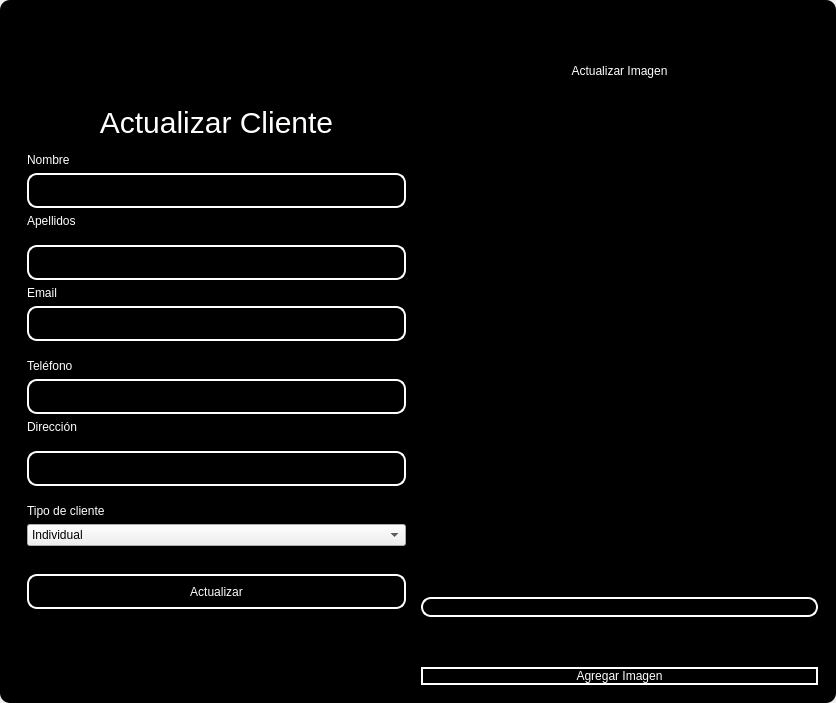
<?xml version="1.0" encoding="UTF-8"?>
<ui version="4.0">
 <class>MainWindow</class>
 <widget class="QMainWindow" name="MainWindow">
  <property name="geometry">
   <rect>
    <x>0</x>
    <y>0</y>
    <width>836</width>
    <height>703</height>
   </rect>
  </property>
  <property name="windowTitle">
   <string>MainWindow</string>
  </property>
  <property name="styleSheet">
   <string notr="true"/>
  </property>
  <widget class="QWidget" name="centralwidget">
   <property name="styleSheet">
    <string notr="true"/>
   </property>
   <layout class="QVBoxLayout" name="verticalLayout">
    <property name="spacing">
     <number>0</number>
    </property>
    <property name="leftMargin">
     <number>0</number>
    </property>
    <property name="topMargin">
     <number>0</number>
    </property>
    <property name="rightMargin">
     <number>0</number>
    </property>
    <property name="bottomMargin">
     <number>0</number>
    </property>
    <item>
     <widget class="QFrame" name="frame">
      <property name="enabled">
       <bool>true</bool>
      </property>
      <property name="styleSheet">
       <string notr="true">QFrame {
	border-radius:10px;
background-color: rgb(0, 0, 0);
 }
</string>
      </property>
      <property name="frameShape">
       <enum>QFrame::StyledPanel</enum>
      </property>
      <property name="frameShadow">
       <enum>QFrame::Raised</enum>
      </property>
      <layout class="QVBoxLayout" name="verticalLayout_2">
       <item>
        <widget class="QFrame" name="frame_superior">
         <property name="minimumSize">
          <size>
           <width>0</width>
           <height>40</height>
          </size>
         </property>
         <property name="maximumSize">
          <size>
           <width>16777215</width>
           <height>40</height>
          </size>
         </property>
         <property name="styleSheet">
          <string notr="true">QPushButton{
border-radius:18px;
}

QPushButton:hover{
	background-color: rgb(0, 0, 0);
}
</string>
         </property>
         <property name="frameShape">
          <enum>QFrame::StyledPanel</enum>
         </property>
         <property name="frameShadow">
          <enum>QFrame::Raised</enum>
         </property>
         <layout class="QHBoxLayout" name="horizontalLayout_3">
          <property name="spacing">
           <number>4</number>
          </property>
          <property name="leftMargin">
           <number>0</number>
          </property>
          <property name="topMargin">
           <number>0</number>
          </property>
          <property name="rightMargin">
           <number>0</number>
          </property>
          <property name="bottomMargin">
           <number>0</number>
          </property>
          <item>
           <widget class="QPushButton" name="btn_icon">
            <property name="text">
             <string/>
            </property>
            <property name="iconSize">
             <size>
              <width>40</width>
              <height>40</height>
             </size>
            </property>
           </widget>
          </item>
          <item>
           <spacer name="horizontalSpacer_2">
            <property name="orientation">
             <enum>Qt::Horizontal</enum>
            </property>
            <property name="sizeHint" stdset="0">
             <size>
              <width>443</width>
              <height>20</height>
             </size>
            </property>
           </spacer>
          </item>
          <item>
           <widget class="QPushButton" name="bt_minimizar">
            <property name="minimumSize">
             <size>
              <width>38</width>
              <height>38</height>
             </size>
            </property>
            <property name="maximumSize">
             <size>
              <width>38</width>
              <height>38</height>
             </size>
            </property>
            <property name="cursor">
             <cursorShape>PointingHandCursor</cursorShape>
            </property>
            <property name="text">
             <string/>
            </property>
            <property name="icon">
             <iconset>
              <normaloff>image/minus.svg</normaloff>image/minus.svg</iconset>
            </property>
            <property name="iconSize">
             <size>
              <width>38</width>
              <height>38</height>
             </size>
            </property>
           </widget>
          </item>
          <item>
           <widget class="QPushButton" name="bt_maximizar">
            <property name="minimumSize">
             <size>
              <width>38</width>
              <height>38</height>
             </size>
            </property>
            <property name="maximumSize">
             <size>
              <width>38</width>
              <height>38</height>
             </size>
            </property>
            <property name="cursor">
             <cursorShape>PointingHandCursor</cursorShape>
            </property>
            <property name="text">
             <string/>
            </property>
            <property name="icon">
             <iconset>
              <normaloff>image/chevron-up.svg</normaloff>image/chevron-up.svg</iconset>
            </property>
            <property name="iconSize">
             <size>
              <width>38</width>
              <height>38</height>
             </size>
            </property>
           </widget>
          </item>
          <item>
           <widget class="QPushButton" name="bt_restaurar">
            <property name="minimumSize">
             <size>
              <width>38</width>
              <height>38</height>
             </size>
            </property>
            <property name="maximumSize">
             <size>
              <width>38</width>
              <height>38</height>
             </size>
            </property>
            <property name="cursor">
             <cursorShape>PointingHandCursor</cursorShape>
            </property>
            <property name="text">
             <string/>
            </property>
            <property name="icon">
             <iconset>
              <normaloff>image/chevron-down.svg</normaloff>image/chevron-down.svg</iconset>
            </property>
            <property name="iconSize">
             <size>
              <width>38</width>
              <height>38</height>
             </size>
            </property>
           </widget>
          </item>
          <item>
           <widget class="QPushButton" name="bt_cerrar">
            <property name="minimumSize">
             <size>
              <width>38</width>
              <height>38</height>
             </size>
            </property>
            <property name="maximumSize">
             <size>
              <width>38</width>
              <height>38</height>
             </size>
            </property>
            <property name="cursor">
             <cursorShape>PointingHandCursor</cursorShape>
            </property>
            <property name="text">
             <string/>
            </property>
            <property name="icon">
             <iconset>
              <normaloff>image/x.svg</normaloff>image/x.svg</iconset>
            </property>
            <property name="iconSize">
             <size>
              <width>38</width>
              <height>38</height>
             </size>
            </property>
           </widget>
          </item>
         </layout>
        </widget>
       </item>
       <item>
        <widget class="QFrame" name="frame_3">
         <property name="styleSheet">
          <string notr="true">QLabel {
	color: rgb(255, 255, 254);
	font: 12pt &quot;Arial&quot;;
	background-color: rgba(0, 0, 0,0);
}

QTextEdit{
background-color: rgba(0, 0, 0,0);
border-radius:10px; 
font: 12pt &quot;Arial&quot;;
color: rgb(255, 255, 254);
border: 2px solid  rgb(255, 255, 255);

}

QTextEdit:hover{
background-color: rgba(0, 0, 0,0);
border-radius:10px; 
font: 12pt &quot;Arial&quot;;
border: 2px solid  rgb(120, 0, 171);
}

QTextEdit:focus{
background-color: rgb(0, 0, 0);
border-radius:10px; 
font: 12pt &quot;Arial&quot;;
border: 2px solid rgb(120, 0, 171);
}

QLineEdit{
background-color: rgba(0, 0, 0,0);
border-radius:10px; 
font: 12pt &quot;Arial&quot;;
color: rgb(255, 255, 254);
border: 2px solid  rgb(255, 255, 255);

}

QLineEdit:hover{
background-color: rgba(0, 0, 0,0);
border-radius:10px; 
font: 12pt &quot;Arial&quot;;
border: 2px solid  rgb(120, 0, 171);
}

QLineEdit:focus{
background-color: rgb(0, 0, 0);
border-radius:10px; 
font: 12pt &quot;Arial&quot;;
border: 2px solid rgb(120, 0, 171);
}

QCheckBox{
	font: 12pt &quot;Arial&quot;;
	color: rgb(255, 255, 255);
}

QCheckBox::indicator {
    width: 18px;
    height:18px;
}

QCheckBox::indicator:unchecked {
   background-image: url(image/square.svg);
}

QCheckBox::indicator:checked {
   background-image: url(image/check-square.svg);
}

QPushButton{
border-radius:10px; 
font: 12pt &quot;Arial&quot;;
color: rgb(255, 255, 254);
border: 2px solid #ffffff;
}

QPushButton:hover{
border-radius:10px; 
font: 12pt &quot;Arial&quot;;
color: rgb(255, 255, 255);
border: 2px solid rgb(120, 0, 171);
	background-color: rgb(120, 0, 171);
}
</string>
         </property>
         <property name="frameShape">
          <enum>QFrame::StyledPanel</enum>
         </property>
         <property name="frameShadow">
          <enum>QFrame::Raised</enum>
         </property>
         <layout class="QHBoxLayout" name="horizontalLayout_4">
          <item>
           <layout class="QVBoxLayout" name="verticalLayout_4">
            <item>
             <spacer name="verticalSpacer">
              <property name="orientation">
               <enum>Qt::Vertical</enum>
              </property>
              <property name="sizeHint" stdset="0">
               <size>
                <width>28</width>
                <height>28</height>
               </size>
              </property>
             </spacer>
            </item>
            <item>
             <widget class="QFrame" name="frame_4">
              <property name="maximumSize">
               <size>
                <width>400</width>
                <height>600</height>
               </size>
              </property>
              <property name="styleSheet">
               <string notr="true">QLabel {
	color: rgb(255, 255, 254);
	font: 12pt &quot;Arial&quot;;
	background-color: rgba(0, 0, 0,0);
}


QLineEdit{
background-color: rgba(0, 0, 0,0);
border-radius:10px; 
font: 12pt &quot;Arial&quot;;
color: rgb(255, 255, 254);
border: 2px solid  rgb(255, 255, 255);

}

QLineEdit:hover{
background-color: rgba(0, 0, 0,0);
border-radius:10px; 
font: 12pt &quot;Arial&quot;;
border: 2px solid  rgb(120, 0, 171);
}

QLineEdit:focus{
background-color: rgb(0, 0, 0);
border-radius:10px; 
font: 12pt &quot;Arial&quot;;
border: 2px solid rgb(120, 0, 171);
}

QCheckBox{
	font: 12pt &quot;Arial&quot;;
	color: rgb(255, 255, 255);
}

QCheckBox::indicator {
    width: 18px;
    height:18px;
}

QCheckBox::indicator:unchecked {
   background-image: url(image/square.svg);
}

QCheckBox::indicator:checked {
   background-image: url(image/check-square.svg);
}

QPushButton{
border-radius:10px; 
font: 12pt &quot;Arial&quot;;
color: rgb(255, 255, 254);
border: 2px solid #ffffff;
}

QPushButton:hover{
border-radius:10px; 
font: 12pt &quot;Arial&quot;;
color: rgb(255, 255, 255);
border: 2px solid rgb(120, 0, 171);
	background-color: rgb(120, 0, 171);
}
</string>
              </property>
              <property name="frameShape">
               <enum>QFrame::StyledPanel</enum>
              </property>
              <property name="frameShadow">
               <enum>QFrame::Raised</enum>
              </property>
              <layout class="QVBoxLayout" name="verticalLayout_3">
               <item>
                <spacer name="verticalSpacer_3">
                 <property name="orientation">
                  <enum>Qt::Vertical</enum>
                 </property>
                 <property name="sizeHint" stdset="0">
                  <size>
                   <width>20</width>
                   <height>40</height>
                  </size>
                 </property>
                </spacer>
               </item>
               <item>
                <widget class="QLabel" name="label_3">
                 <property name="minimumSize">
                  <size>
                   <width>100</width>
                   <height>50</height>
                  </size>
                 </property>
                 <property name="styleSheet">
                  <string notr="true">font-size: 30px</string>
                 </property>
                 <property name="text">
                  <string>Actualizar Cliente</string>
                 </property>
                 <property name="alignment">
                  <set>Qt::AlignCenter</set>
                 </property>
                </widget>
               </item>
               <item>
                <widget class="QLabel" name="label_4">
                 <property name="text">
                  <string>Nombre</string>
                 </property>
                </widget>
               </item>
               <item>
                <widget class="QLineEdit" name="nametxt">
                 <property name="minimumSize">
                  <size>
                   <width>0</width>
                   <height>35</height>
                  </size>
                 </property>
                 <property name="text">
                  <string/>
                 </property>
                </widget>
               </item>
               <item>
                <widget class="QLabel" name="label_6">
                 <property name="text">
                  <string>Apellidos</string>
                 </property>
                </widget>
               </item>
               <item>
                <spacer name="verticalSpacer_4">
                 <property name="orientation">
                  <enum>Qt::Vertical</enum>
                 </property>
                 <property name="sizeHint" stdset="0">
                  <size>
                   <width>20</width>
                   <height>40</height>
                  </size>
                 </property>
                </spacer>
               </item>
               <item>
                <widget class="QLineEdit" name="lastnametxt">
                 <property name="minimumSize">
                  <size>
                   <width>0</width>
                   <height>35</height>
                  </size>
                 </property>
                </widget>
               </item>
               <item>
                <widget class="QLabel" name="label_5">
                 <property name="text">
                  <string>Email</string>
                 </property>
                </widget>
               </item>
               <item>
                <widget class="QLineEdit" name="emailtxt">
                 <property name="minimumSize">
                  <size>
                   <width>0</width>
                   <height>35</height>
                  </size>
                 </property>
                 <property name="maximumSize">
                  <size>
                   <width>16777215</width>
                   <height>16777215</height>
                  </size>
                 </property>
                 <property name="echoMode">
                  <enum>QLineEdit::Normal</enum>
                 </property>
                </widget>
               </item>
               <item>
                <spacer name="verticalSpacer_5">
                 <property name="orientation">
                  <enum>Qt::Vertical</enum>
                 </property>
                 <property name="sizeHint" stdset="0">
                  <size>
                   <width>20</width>
                   <height>40</height>
                  </size>
                 </property>
                </spacer>
               </item>
               <item>
                <widget class="QLabel" name="label">
                 <property name="text">
                  <string>Teléfono</string>
                 </property>
                </widget>
               </item>
               <item>
                <widget class="QLineEdit" name="fonotxt">
                 <property name="minimumSize">
                  <size>
                   <width>0</width>
                   <height>35</height>
                  </size>
                 </property>
                </widget>
               </item>
               <item>
                <widget class="QLabel" name="label_2">
                 <property name="text">
                  <string>Dirección</string>
                 </property>
                </widget>
               </item>
               <item>
                <spacer name="verticalSpacer_6">
                 <property name="orientation">
                  <enum>Qt::Vertical</enum>
                 </property>
                 <property name="sizeHint" stdset="0">
                  <size>
                   <width>20</width>
                   <height>40</height>
                  </size>
                 </property>
                </spacer>
               </item>
               <item>
                <widget class="QLineEdit" name="addresstxt">
                 <property name="minimumSize">
                  <size>
                   <width>0</width>
                   <height>35</height>
                  </size>
                 </property>
                </widget>
               </item>
               <item>
                <spacer name="verticalSpacer_10">
                 <property name="orientation">
                  <enum>Qt::Vertical</enum>
                 </property>
                 <property name="sizeHint" stdset="0">
                  <size>
                   <width>20</width>
                   <height>40</height>
                  </size>
                 </property>
                </spacer>
               </item>
               <item>
                <widget class="QLabel" name="label_7">
                 <property name="text">
                  <string>Tipo de cliente</string>
                 </property>
                </widget>
               </item>
               <item>
                <widget class="QComboBox" name="typecombobox">
                 <item>
                  <property name="text">
                   <string>Individual</string>
                  </property>
                 </item>
                 <item>
                  <property name="text">
                   <string>Empresarial</string>
                  </property>
                 </item>
                 <item>
                  <property name="text">
                   <string>Gubernamental</string>
                  </property>
                 </item>
                 <item>
                  <property name="text">
                   <string>Intermediario</string>
                  </property>
                 </item>
                </widget>
               </item>
               <item>
                <spacer name="verticalSpacer_9">
                 <property name="orientation">
                  <enum>Qt::Vertical</enum>
                 </property>
                 <property name="sizeHint" stdset="0">
                  <size>
                   <width>20</width>
                   <height>50</height>
                  </size>
                 </property>
                </spacer>
               </item>
               <item>
                <widget class="QPushButton" name="btn_update">
                 <property name="minimumSize">
                  <size>
                   <width>0</width>
                   <height>35</height>
                  </size>
                 </property>
                 <property name="cursor">
                  <cursorShape>PointingHandCursor</cursorShape>
                 </property>
                 <property name="text">
                  <string>Actualizar</string>
                 </property>
                </widget>
               </item>
               <item>
                <spacer name="verticalSpacer_7">
                 <property name="orientation">
                  <enum>Qt::Vertical</enum>
                 </property>
                 <property name="sizeHint" stdset="0">
                  <size>
                   <width>20</width>
                   <height>40</height>
                  </size>
                 </property>
                </spacer>
               </item>
               <item>
                <layout class="QHBoxLayout" name="horizontalLayout_2"/>
               </item>
               <item>
                <spacer name="verticalSpacer_8">
                 <property name="orientation">
                  <enum>Qt::Vertical</enum>
                 </property>
                 <property name="sizeHint" stdset="0">
                  <size>
                   <width>20</width>
                   <height>40</height>
                  </size>
                 </property>
                </spacer>
               </item>
               <item>
                <layout class="QHBoxLayout" name="horizontalLayout">
                 <item>
                  <spacer name="horizontalSpacer">
                   <property name="orientation">
                    <enum>Qt::Horizontal</enum>
                   </property>
                   <property name="sizeHint" stdset="0">
                    <size>
                     <width>40</width>
                     <height>20</height>
                    </size>
                   </property>
                  </spacer>
                 </item>
                </layout>
               </item>
              </layout>
             </widget>
            </item>
            <item>
             <spacer name="verticalSpacer_2">
              <property name="orientation">
               <enum>Qt::Vertical</enum>
              </property>
              <property name="sizeHint" stdset="0">
               <size>
                <width>20</width>
                <height>40</height>
               </size>
              </property>
             </spacer>
            </item>
           </layout>
          </item>
          <item>
           <layout class="QVBoxLayout" name="verticalLayout_5">
            <property name="spacing">
             <number>50</number>
            </property>
            <property name="rightMargin">
             <number>0</number>
            </property>
            <property name="bottomMargin">
             <number>0</number>
            </property>
            <item>
             <widget class="QLabel" name="label_8">
              <property name="styleSheet">
               <string notr="true">color: rgb(255, 255, 255);
font: 30pt &quot;MS Shell Dlg 2&quot;;</string>
              </property>
              <property name="text">
               <string>Actualizar Imagen</string>
              </property>
              <property name="alignment">
               <set>Qt::AlignCenter</set>
              </property>
             </widget>
            </item>
            <item>
             <layout class="QHBoxLayout" name="horizontalLayout_6">
              <property name="spacing">
               <number>6</number>
              </property>
              <item>
               <spacer name="verticalSpacer_11">
                <property name="orientation">
                 <enum>Qt::Vertical</enum>
                </property>
                <property name="sizeHint" stdset="0">
                 <size>
                  <width>20</width>
                  <height>40</height>
                 </size>
                </property>
               </spacer>
              </item>
              <item>
               <widget class="QLabel" name="image_label">
                <property name="text">
                 <string/>
                </property>
               </widget>
              </item>
              <item>
               <spacer name="verticalSpacer_12">
                <property name="orientation">
                 <enum>Qt::Vertical</enum>
                </property>
                <property name="sizeHint" stdset="0">
                 <size>
                  <width>20</width>
                  <height>40</height>
                 </size>
                </property>
               </spacer>
              </item>
             </layout>
            </item>
            <item>
             <widget class="QLineEdit" name="imagetxt">
              <property name="enabled">
               <bool>false</bool>
              </property>
             </widget>
            </item>
            <item>
             <widget class="QPushButton" name="btn_add_image">
              <property name="cursor">
               <cursorShape>PointingHandCursor</cursorShape>
              </property>
              <property name="text">
               <string>Agregar Imagen</string>
              </property>
             </widget>
            </item>
           </layout>
          </item>
         </layout>
        </widget>
       </item>
      </layout>
     </widget>
    </item>
   </layout>
  </widget>
 </widget>
 <resources/>
 <connections/>
</ui>
